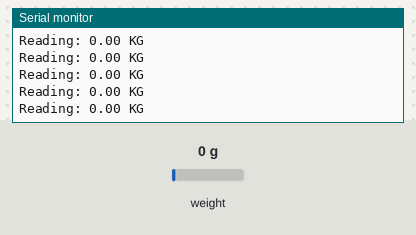
Recording of a sketch running on a simulated Arduino Uno, built with avr-gcc and run on an emulated ATmega328P. Shown: the last lines printed to the serial monitor. The inputs (shaded band) are chosen by the test bench; at power-on: weight on the scale 0 g.

Above: at 2.2 s.
2.3 s: weight on the scale set to 100 g
At 2.35 s:
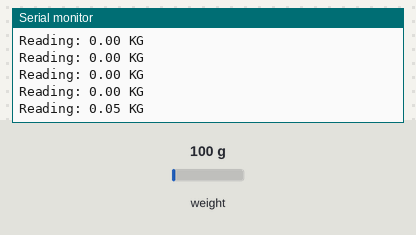
5.3 s: weight on the scale set to 1250 g
At 12.72 s:
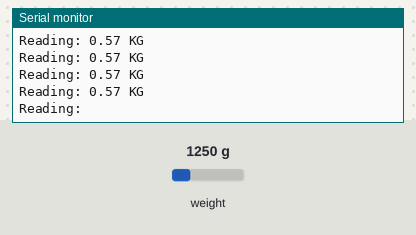
Timing chart, 0 to 12.8 s (numbered marks = the images above; inputs shaded):
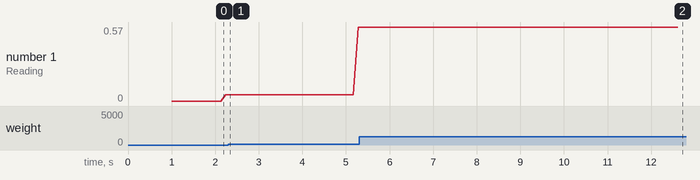

Measured:
- after the input at 5.3 s, the serial monitor: prints a new line after 0.09 s (image 2)
- plotted number 1: 0.05 → 0.57 after the input at 2.3 s

The sketch:

loadcell.ino
```cpp
#include "HX711.h"

#define calibration_factor -19500.0 //This value is obtained using the SparkFun_HX711_Calibration sketch

#define LOADCELL_DOUT_PIN  2 //DT
#define LOADCELL_SCK_PIN  3 //SCK
HX711 scale;
int cnt = 1;
void setup() {
  Serial.begin(115200);
  Serial.println("HX711 scale demo");

  scale.begin(LOADCELL_DOUT_PIN, LOADCELL_SCK_PIN);
  scale.set_scale(calibration_factor); //This value is obtained by using the SparkFun_HX711_Calibration sketch
  scale.tare(); //Assuming there is no weight on the scale at start up, reset the scale to 0

  Serial.println("Readings:");
}


void loop() {
 //int cnt = 1;
  //cnt
  Serial.print("Reading: ");
  float N = scale.get_units()*0.454; // lb value * ->kg * ->N
  Serial.print(N, 2); //scale.get_units() returns a float
  Serial.print(" KG"); //You can change this to kg but you'll need to refactor the calibration_factor
 // Serial.println(cnt);
  Serial.println();
  //cnt = cnt + 1;

  delay(12.5);
}
```
